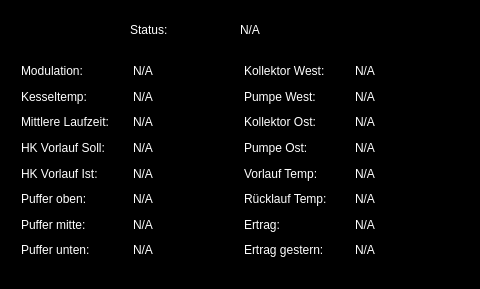
<?xml version="1.0" encoding="UTF-8"?>
<ui version="4.0">
 <class>OekofenWindow</class>
 <widget class="QMainWindow" name="OekofenWindow">
  <property name="geometry">
   <rect>
    <x>0</x>
    <y>0</y>
    <width>480</width>
    <height>289</height>
   </rect>
  </property>
  <property name="windowTitle">
   <string>MainWindow</string>
  </property>
  <property name="styleSheet">
   <string notr="true">background-color: rgb(0, 0, 0);</string>
  </property>
  <widget class="QWidget" name="centralWidget">
   <widget class="QLabel" name="labelTitle">
    <property name="geometry">
     <rect>
      <x>10</x>
      <y>10</y>
      <width>101</width>
      <height>31</height>
     </rect>
    </property>
    <property name="maximumSize">
     <size>
      <width>16777215</width>
      <height>31</height>
     </size>
    </property>
    <property name="font">
     <font>
      <pointsize>16</pointsize>
     </font>
    </property>
    <property name="styleSheet">
     <string notr="true">color: rgb(255, 255, 255);</string>
    </property>
    <property name="text">
     <string>&lt;html&gt;&lt;head/&gt;&lt;body&gt;&lt;p&gt;&lt;img src=&quot;:/images/gui/oekofen_logo.png&quot; height=&quot;35&quot;/&gt;&lt;/p&gt;&lt;/body&gt;&lt;/html&gt;</string>
    </property>
   </widget>
   <widget class="QPushButton" name="pushButtonHome">
    <property name="geometry">
     <rect>
      <x>420</x>
      <y>0</y>
      <width>61</width>
      <height>51</height>
     </rect>
    </property>
    <property name="palette">
     <palette>
      <active>
       <colorrole role="WindowText">
        <brush brushstyle="SolidPattern">
         <color alpha="255">
          <red>255</red>
          <green>255</green>
          <blue>255</blue>
         </color>
        </brush>
       </colorrole>
       <colorrole role="Button">
        <brush brushstyle="SolidPattern">
         <color alpha="255">
          <red>0</red>
          <green>0</green>
          <blue>0</blue>
         </color>
        </brush>
       </colorrole>
       <colorrole role="Text">
        <brush brushstyle="SolidPattern">
         <color alpha="255">
          <red>255</red>
          <green>255</green>
          <blue>255</blue>
         </color>
        </brush>
       </colorrole>
       <colorrole role="ButtonText">
        <brush brushstyle="SolidPattern">
         <color alpha="255">
          <red>255</red>
          <green>255</green>
          <blue>255</blue>
         </color>
        </brush>
       </colorrole>
       <colorrole role="Base">
        <brush brushstyle="SolidPattern">
         <color alpha="255">
          <red>0</red>
          <green>0</green>
          <blue>0</blue>
         </color>
        </brush>
       </colorrole>
       <colorrole role="Window">
        <brush brushstyle="SolidPattern">
         <color alpha="255">
          <red>0</red>
          <green>0</green>
          <blue>0</blue>
         </color>
        </brush>
       </colorrole>
      </active>
      <inactive>
       <colorrole role="WindowText">
        <brush brushstyle="SolidPattern">
         <color alpha="255">
          <red>255</red>
          <green>255</green>
          <blue>255</blue>
         </color>
        </brush>
       </colorrole>
       <colorrole role="Button">
        <brush brushstyle="SolidPattern">
         <color alpha="255">
          <red>0</red>
          <green>0</green>
          <blue>0</blue>
         </color>
        </brush>
       </colorrole>
       <colorrole role="Text">
        <brush brushstyle="SolidPattern">
         <color alpha="255">
          <red>255</red>
          <green>255</green>
          <blue>255</blue>
         </color>
        </brush>
       </colorrole>
       <colorrole role="ButtonText">
        <brush brushstyle="SolidPattern">
         <color alpha="255">
          <red>255</red>
          <green>255</green>
          <blue>255</blue>
         </color>
        </brush>
       </colorrole>
       <colorrole role="Base">
        <brush brushstyle="SolidPattern">
         <color alpha="255">
          <red>0</red>
          <green>0</green>
          <blue>0</blue>
         </color>
        </brush>
       </colorrole>
       <colorrole role="Window">
        <brush brushstyle="SolidPattern">
         <color alpha="255">
          <red>0</red>
          <green>0</green>
          <blue>0</blue>
         </color>
        </brush>
       </colorrole>
      </inactive>
      <disabled>
       <colorrole role="WindowText">
        <brush brushstyle="SolidPattern">
         <color alpha="255">
          <red>255</red>
          <green>255</green>
          <blue>255</blue>
         </color>
        </brush>
       </colorrole>
       <colorrole role="Button">
        <brush brushstyle="SolidPattern">
         <color alpha="255">
          <red>0</red>
          <green>0</green>
          <blue>0</blue>
         </color>
        </brush>
       </colorrole>
       <colorrole role="Text">
        <brush brushstyle="SolidPattern">
         <color alpha="255">
          <red>255</red>
          <green>255</green>
          <blue>255</blue>
         </color>
        </brush>
       </colorrole>
       <colorrole role="ButtonText">
        <brush brushstyle="SolidPattern">
         <color alpha="255">
          <red>255</red>
          <green>255</green>
          <blue>255</blue>
         </color>
        </brush>
       </colorrole>
       <colorrole role="Base">
        <brush brushstyle="SolidPattern">
         <color alpha="255">
          <red>0</red>
          <green>0</green>
          <blue>0</blue>
         </color>
        </brush>
       </colorrole>
       <colorrole role="Window">
        <brush brushstyle="SolidPattern">
         <color alpha="255">
          <red>0</red>
          <green>0</green>
          <blue>0</blue>
         </color>
        </brush>
       </colorrole>
      </disabled>
     </palette>
    </property>
    <property name="font">
     <font>
      <pointsize>20</pointsize>
     </font>
    </property>
    <property name="cursor">
     <cursorShape>OpenHandCursor</cursorShape>
    </property>
    <property name="styleSheet">
     <string notr="true">QPushButton
{
color: rgb(255, 255, 255);
background-color: rgb(0, 0,0);
border-color: rgb(40, 40, 40); 
border-radius: 4px;
}
QPushButton:pressed
{
background-color: rgb(60,60,60)
}
</string>
    </property>
    <property name="text">
     <string/>
    </property>
    <property name="icon">
     <iconset resource="../resources.qrc">
      <normaloff>:/images/gui/home.png</normaloff>:/images/gui/home.png</iconset>
    </property>
    <property name="iconSize">
     <size>
      <width>32</width>
      <height>32</height>
     </size>
    </property>
   </widget>
   <widget class="QWidget" name="gridLayoutWidget">
    <property name="geometry">
     <rect>
      <x>10</x>
      <y>50</y>
      <width>461</width>
      <height>221</height>
     </rect>
    </property>
    <layout class="QGridLayout" name="gridLayout">
     <item row="0" column="1">
      <layout class="QGridLayout" name="gridLayout_2">
       <item row="1" column="0">
        <widget class="QLabel" name="label_17">
         <property name="styleSheet">
          <string notr="true">color: rgb(255, 255, 255);</string>
         </property>
         <property name="text">
          <string>Pumpe West:</string>
         </property>
        </widget>
       </item>
       <item row="3" column="0">
        <widget class="QLabel" name="label_20">
         <property name="styleSheet">
          <string notr="true">color: rgb(255, 255, 255);</string>
         </property>
         <property name="text">
          <string>Pumpe Ost:</string>
         </property>
        </widget>
       </item>
       <item row="4" column="0">
        <widget class="QLabel" name="label_21">
         <property name="styleSheet">
          <string notr="true">color: rgb(255, 255, 255);</string>
         </property>
         <property name="text">
          <string>Vorlauf Temp:</string>
         </property>
        </widget>
       </item>
       <item row="2" column="0">
        <widget class="QLabel" name="label_19">
         <property name="styleSheet">
          <string notr="true">color: rgb(255, 255, 255);</string>
         </property>
         <property name="text">
          <string>Kollektor Ost:</string>
         </property>
        </widget>
       </item>
       <item row="0" column="0">
        <widget class="QLabel" name="label_18">
         <property name="styleSheet">
          <string notr="true">color: rgb(255, 255, 255);</string>
         </property>
         <property name="text">
          <string>Kollektor West:</string>
         </property>
        </widget>
       </item>
       <item row="5" column="0">
        <widget class="QLabel" name="label_22">
         <property name="styleSheet">
          <string notr="true">color: rgb(255, 255, 255);</string>
         </property>
         <property name="text">
          <string>Rücklauf Temp:</string>
         </property>
        </widget>
       </item>
       <item row="6" column="0">
        <widget class="QLabel" name="label_26">
         <property name="styleSheet">
          <string notr="true">color: rgb(255, 255, 255);</string>
         </property>
         <property name="text">
          <string>Ertrag:</string>
         </property>
        </widget>
       </item>
       <item row="7" column="0">
        <widget class="QLabel" name="label_27">
         <property name="styleSheet">
          <string notr="true">color: rgb(255, 255, 255);</string>
         </property>
         <property name="text">
          <string>Ertrag gestern:</string>
         </property>
        </widget>
       </item>
       <item row="0" column="1">
        <widget class="QLabel" name="lbl_sk1_koll_temp">
         <property name="styleSheet">
          <string notr="true">color: rgb(255, 255, 255);</string>
         </property>
         <property name="text">
          <string>N/A</string>
         </property>
        </widget>
       </item>
       <item row="1" column="1">
        <widget class="QLabel" name="lbl_sk1_pump">
         <property name="styleSheet">
          <string notr="true">color: rgb(255, 255, 255);</string>
         </property>
         <property name="text">
          <string>N/A</string>
         </property>
        </widget>
       </item>
       <item row="2" column="1">
        <widget class="QLabel" name="lbl_sk3_koll_temp">
         <property name="styleSheet">
          <string notr="true">color: rgb(255, 255, 255);</string>
         </property>
         <property name="text">
          <string>N/A</string>
         </property>
        </widget>
       </item>
       <item row="3" column="1">
        <widget class="QLabel" name="lbl_sk3_pump">
         <property name="styleSheet">
          <string notr="true">color: rgb(255, 255, 255);</string>
         </property>
         <property name="text">
          <string>N/A</string>
         </property>
        </widget>
       </item>
       <item row="4" column="1">
        <widget class="QLabel" name="lbl_se2_flow_temp">
         <property name="styleSheet">
          <string notr="true">color: rgb(255, 255, 255);</string>
         </property>
         <property name="text">
          <string>N/A</string>
         </property>
        </widget>
       </item>
       <item row="5" column="1">
        <widget class="QLabel" name="lbl_se2_ret_temp">
         <property name="styleSheet">
          <string notr="true">color: rgb(255, 255, 255);</string>
         </property>
         <property name="text">
          <string>N/A</string>
         </property>
        </widget>
       </item>
       <item row="6" column="1">
        <widget class="QLabel" name="lbl_se2_day">
         <property name="styleSheet">
          <string notr="true">color: rgb(255, 255, 255);</string>
         </property>
         <property name="text">
          <string>N/A</string>
         </property>
        </widget>
       </item>
       <item row="7" column="1">
        <widget class="QLabel" name="lbl_se2_yesterday">
         <property name="styleSheet">
          <string notr="true">color: rgb(255, 255, 255);</string>
         </property>
         <property name="text">
          <string>N/A</string>
         </property>
        </widget>
       </item>
      </layout>
     </item>
     <item row="0" column="0">
      <layout class="QGridLayout" name="gridLayout_3">
       <item row="3" column="0">
        <widget class="QLabel" name="label_4">
         <property name="styleSheet">
          <string notr="true">color: rgb(255, 255, 255);</string>
         </property>
         <property name="text">
          <string>HK Vorlauf Soll:</string>
         </property>
        </widget>
       </item>
       <item row="5" column="1">
        <widget class="QLabel" name="lbl_pu1_tpo_act">
         <property name="styleSheet">
          <string notr="true">color: rgb(255, 255, 255);</string>
         </property>
         <property name="text">
          <string>N/A</string>
         </property>
        </widget>
       </item>
       <item row="4" column="0">
        <widget class="QLabel" name="label_3">
         <property name="styleSheet">
          <string notr="true">color: rgb(255, 255, 255);</string>
         </property>
         <property name="text">
          <string>HK Vorlauf Ist:</string>
         </property>
        </widget>
       </item>
       <item row="1" column="0">
        <widget class="QLabel" name="label_13">
         <property name="styleSheet">
          <string notr="true">color: rgb(255, 255, 255);</string>
         </property>
         <property name="text">
          <string>Kesseltemp:</string>
         </property>
        </widget>
       </item>
       <item row="0" column="0">
        <widget class="QLabel" name="label_15">
         <property name="styleSheet">
          <string notr="true">color: rgb(255, 255, 255);</string>
         </property>
         <property name="text">
          <string>Modulation:</string>
         </property>
        </widget>
       </item>
       <item row="2" column="1">
        <widget class="QLabel" name="lbl_pe1_avg_runtime">
         <property name="styleSheet">
          <string notr="true">color: rgb(255, 255, 255);</string>
         </property>
         <property name="text">
          <string>N/A</string>
         </property>
        </widget>
       </item>
       <item row="2" column="0">
        <widget class="QLabel" name="label_14">
         <property name="styleSheet">
          <string notr="true">color: rgb(255, 255, 255);</string>
         </property>
         <property name="text">
          <string>Mittlere Laufzeit:</string>
         </property>
        </widget>
       </item>
       <item row="7" column="1">
        <widget class="QLabel" name="lbl_sk1_spu">
         <property name="styleSheet">
          <string notr="true">color: rgb(255, 255, 255);</string>
         </property>
         <property name="text">
          <string>N/A</string>
         </property>
        </widget>
       </item>
       <item row="5" column="0">
        <widget class="QLabel" name="label_16">
         <property name="styleSheet">
          <string notr="true">color: rgb(255, 255, 255);</string>
         </property>
         <property name="text">
          <string>Puffer oben:</string>
         </property>
        </widget>
       </item>
       <item row="0" column="1">
        <widget class="QLabel" name="lbl_pe1_modulation">
         <property name="styleSheet">
          <string notr="true">color: rgb(255, 255, 255);</string>
         </property>
         <property name="text">
          <string>N/A</string>
         </property>
        </widget>
       </item>
       <item row="1" column="1">
        <widget class="QLabel" name="lbl_pe1_temp_act">
         <property name="styleSheet">
          <string notr="true">color: rgb(255, 255, 255);</string>
         </property>
         <property name="text">
          <string>N/A</string>
         </property>
        </widget>
       </item>
       <item row="3" column="1">
        <widget class="QLabel" name="lbl_hk1_flowtemp_set">
         <property name="styleSheet">
          <string notr="true">color: rgb(255, 255, 255);</string>
         </property>
         <property name="text">
          <string>N/A</string>
         </property>
        </widget>
       </item>
       <item row="4" column="1">
        <widget class="QLabel" name="lbl_hk1_flowtemp_act">
         <property name="styleSheet">
          <string notr="true">color: rgb(255, 255, 255);</string>
         </property>
         <property name="text">
          <string>N/A</string>
         </property>
        </widget>
       </item>
       <item row="7" column="0">
        <widget class="QLabel" name="label_6">
         <property name="styleSheet">
          <string notr="true">color: rgb(255, 255, 255);</string>
         </property>
         <property name="text">
          <string>Puffer unten:</string>
         </property>
        </widget>
       </item>
       <item row="6" column="0">
        <widget class="QLabel" name="label_8">
         <property name="styleSheet">
          <string notr="true">color: rgb(255, 255, 255);</string>
         </property>
         <property name="text">
          <string>Puffer mitte:</string>
         </property>
        </widget>
       </item>
       <item row="6" column="1">
        <widget class="QLabel" name="lbl_pu1_tpm_act">
         <property name="styleSheet">
          <string notr="true">color: rgb(255, 255, 255);</string>
         </property>
         <property name="text">
          <string>N/A</string>
         </property>
        </widget>
       </item>
      </layout>
     </item>
    </layout>
   </widget>
   <widget class="QLabel" name="label_28">
    <property name="geometry">
     <rect>
      <x>130</x>
      <y>20</y>
      <width>71</width>
      <height>20</height>
     </rect>
    </property>
    <property name="styleSheet">
     <string notr="true">color: rgb(255, 255, 255);</string>
    </property>
    <property name="text">
     <string>Status:</string>
    </property>
   </widget>
   <widget class="QLabel" name="lbl_pe1_status">
    <property name="geometry">
     <rect>
      <x>240</x>
      <y>20</y>
      <width>107</width>
      <height>20</height>
     </rect>
    </property>
    <property name="styleSheet">
     <string notr="true">color: rgb(255, 255, 255);</string>
    </property>
    <property name="text">
     <string>N/A</string>
    </property>
   </widget>
  </widget>
 </widget>
 <layoutdefault spacing="6" margin="11"/>
 <resources>
  <include location="../resources.qrc"/>
 </resources>
 <connections/>
 <slots>
  <slot>doorOpenClose()</slot>
 </slots>
</ui>
